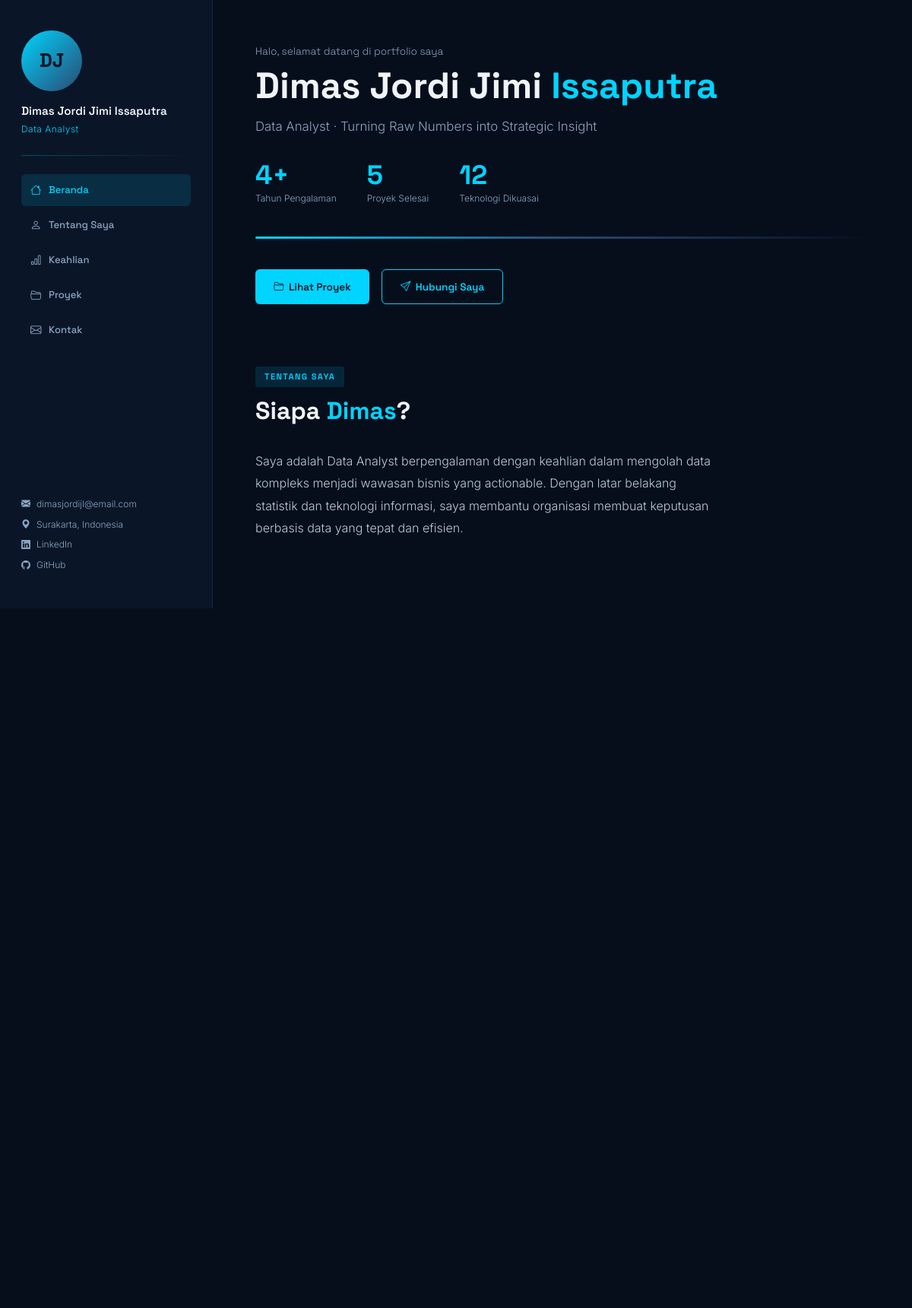
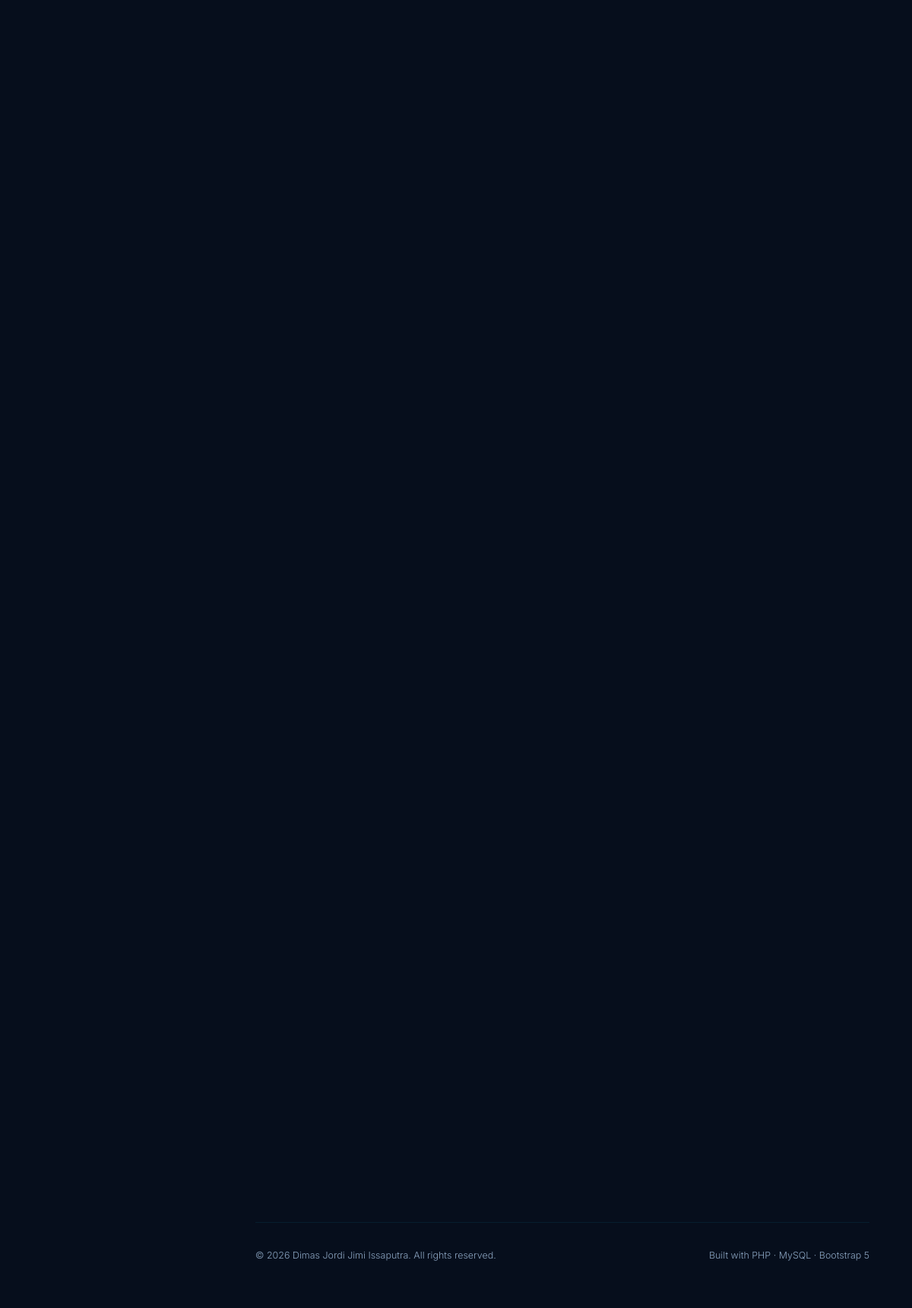
The page / on the database its author committed (2 pictures, top to bottom).
### tables this page shows
CREATE TABLE profile (
            id      INTEGER PRIMARY KEY AUTOINCREMENT,
            name    TEXT,
            tagline TEXT,
            bio     TEXT,
            email   TEXT,
            phone   TEXT,
            location TEXT,
            linkedin TEXT,
            github  TEXT,
            years_experience INTEGER,
            updated_at TEXT DEFAULT (datetime('now'))
        );

### includes/config.php (called while the page is built, shortened)
<?php
function getDB(): PDO {
    static $pdo = null;
    if ($pdo === null) {
        $dbPath = DB_PATH;
        $isNew = !file_exists($dbPath);
        try {
            $pdo = new PDO('sqlite:' . $dbPath);
            $pdo->setAttribute(PDO::ATTR_ERRMODE, PDO::ERRMODE_EXCEPTION);
            $pdo->setAttribute(PDO::ATTR_DEFAULT_FETCH_MODE, PDO::FETCH_ASSOC);
            $pdo->exec('PRAGMA journal_mode=WAL;');
            $pdo->exec('PRAGMA foreign_keys=ON;');
        } catch (PDOException $e) {
            die('Database error: ' . $e->getMessage());
        }
    }
    return $pdo;
}

### includes/functions.php (called while the page is built, shortened)
<?php
require_once __DIR__ . '/config.php';
function getProfile(): array {
    return getDB()->query("SELECT * FROM profile LIMIT 1")->fetch() ?: [];
}
function getSkills(): array {
    $rows = getDB()->query("SELECT * FROM skills ORDER BY category, sort_order")->fetchAll();
    $grouped = [];
    foreach ($rows as $row) {
        $grouped[$row['category']][] = $row;
    }
    return $grouped;
}
function getProjects(bool $featuredOnly = false): array {
    $sql = "SELECT * FROM projects" . ($featuredOnly ? " WHERE featured = 1" : "") . " ORDER BY sort_order";
    return getDB()->query($sql)->fetchAll();
}
function h(string $str): string {
    return htmlspecialchars($str, ENT_QUOTES, 'UTF-8');
}

### index.php (the view, shortened to what this page needs)
<?php
require_once __DIR__ . '/includes/functions.php';
$profile   = getProfile();
$skills    = getSkills();
$projects  = getProjects();
?>
<!DOCTYPE html>
<html lang="id">
<head>
    <link href="https://cdn.jsdelivr.net/npm/bootstrap@5.3.2/dist/css/bootstrap.min.css" rel="stylesheet">
    <link href="https://cdn.jsdelivr.net/npm/bootstrap-icons@1.11.3/font/bootstrap-icons.min.css" rel="stylesheet">
</head>
<body>
<aside id="sidebar">
    <div class="sidebar-avatar">DJ</div>
    <div class="sidebar-name"><?= h($profile['name'] ?? '') ?></div>
    <div class="sidebar-role">Data Analyst</div>
    <div class="sidebar-divider"></div>
    <ul class="sidebar-nav">
        <li><a href="#hero" class="active"><i class="bi bi-house"></i> Beranda</a></li>
        <li><a href="#about"><i class="bi bi-person"></i> Tentang Saya</a></li>
        <li><a href="#skills"><i class="bi bi-bar-chart"></i> Keahlian</a></li>
        <li><a href="#projects"><i class="bi bi-folder2-open"></i> Proyek</a></li>
        <li><a href="#contact"><i class="bi bi-envelope"></i> Kontak</a></li>
    </ul>
    <div class="sidebar-contact">
        <a href="mailto:<?= h($profile['email'] ?? '') ?>"><i class="bi bi-envelope-fill"></i> <?= h($profile['email'] ?? '') ?></a>
        <a href="#"><i class="bi bi-geo-alt-fill"></i> <?= h($profile['location'] ?? '') ?></a>
        <a href="https://<?= h($profile['linkedin'] ?? '') ?>" target="_blank"><i class="bi bi-linkedin"></i> LinkedIn</a>
        <a href="https://<?= h($profile['github'] ?? '') ?>" target="_blank"><i class="bi bi-github"></i> GitHub</a>
    </div>
</aside>
<main id="main">
    <section class="section" id="hero">
        <p class="hero-greeting">Halo, selamat datang di portfolio saya</p>
        <h1 class="hero-name">
            <?php
            $parts = explode(' ', $profile['name'] ?? 'Dimas Jordi');
            $last = array_pop($parts);
            echo h(implode(' ', $parts)) . ' <span style="color:var(--cyan)">' . h($last) . '</span>';
            ?>
        </h1>
        <p class="hero-tagline"><?= h($profile['tagline'] ?? '') ?></p>
        <div class="hero-stats">
            <div>
                <div class="hero-stat-num"><?= h((string)($profile['years_experience'] ?? 4)) ?>+</div>
                <div class="hero-stat-label">Tahun Pengalaman</div>
            </div>
            <div>
                <div class="hero-stat-num"><?= count($projects) ?></div>
                <div class="hero-stat-label">Proyek Selesai</div>
            </div>
            <div>
                <div class="hero-stat-num"><?= array_sum(array_map('count', $skills)) ?></div>
                <div class="hero-stat-label">Teknologi Dikuasai</div>
            </div>
        </div>
        <div class="hero-chart"></div>
        <div class="d-flex gap-3 flex-wrap">
            <a href="#projects" class="btn-primary-cyan"><i class="bi bi-folder2-open"></i> Lihat Proyek</a>
            <a href="#contact" class="btn-outline-cyan"><i class="bi bi-send"></i> Hubungi Saya</a>
        </div>
    </section>
    <section class="section fade-in" id="about">
        <div class="section-label">TENTANG SAYA</div>
        <h2 class="section-title">Siapa <span>Dimas</span>?</h2>
        <p class="about-text"><?= h($profile['bio'] ?? '') ?></p>
    </section>
    <footer>
        <div class="d-flex justify-content-between flex-wrap gap-2">
            <span>© <?= date('Y') ?> <?= h($profile['name'] ?? '') ?>. All rights reserved.</span>
            <span>Built with PHP · MySQL · Bootstrap 5</span>
        </div>
    </footer>
</main>
</body>
</html>

### rows shown on the page
profile: name "Dimas Jordi Jimi Issaputra", email "dimasjordijl@email.com", location "Surakarta, Indonesia", tagline "Data Analyst · Turning Raw Numbers into Strategic Insight", years_experience "4", bio "Saya adalah Data Analyst berpengalaman dengan keahlian dalam mengolah data kompleks menjadi wawasan bisnis yang actionable. Dengan latar belakang statistik dan teknologi informasi, saya membantu organisasi membuat keputusan berbasis data yang tepat dan efisien."

### other values the page prints
implode(' ', $parts) "Dimas Jordi Jimi"
$last "Issaputra"
count($projects) "5"
array_sum(array_map('count', $skills)) "12"
